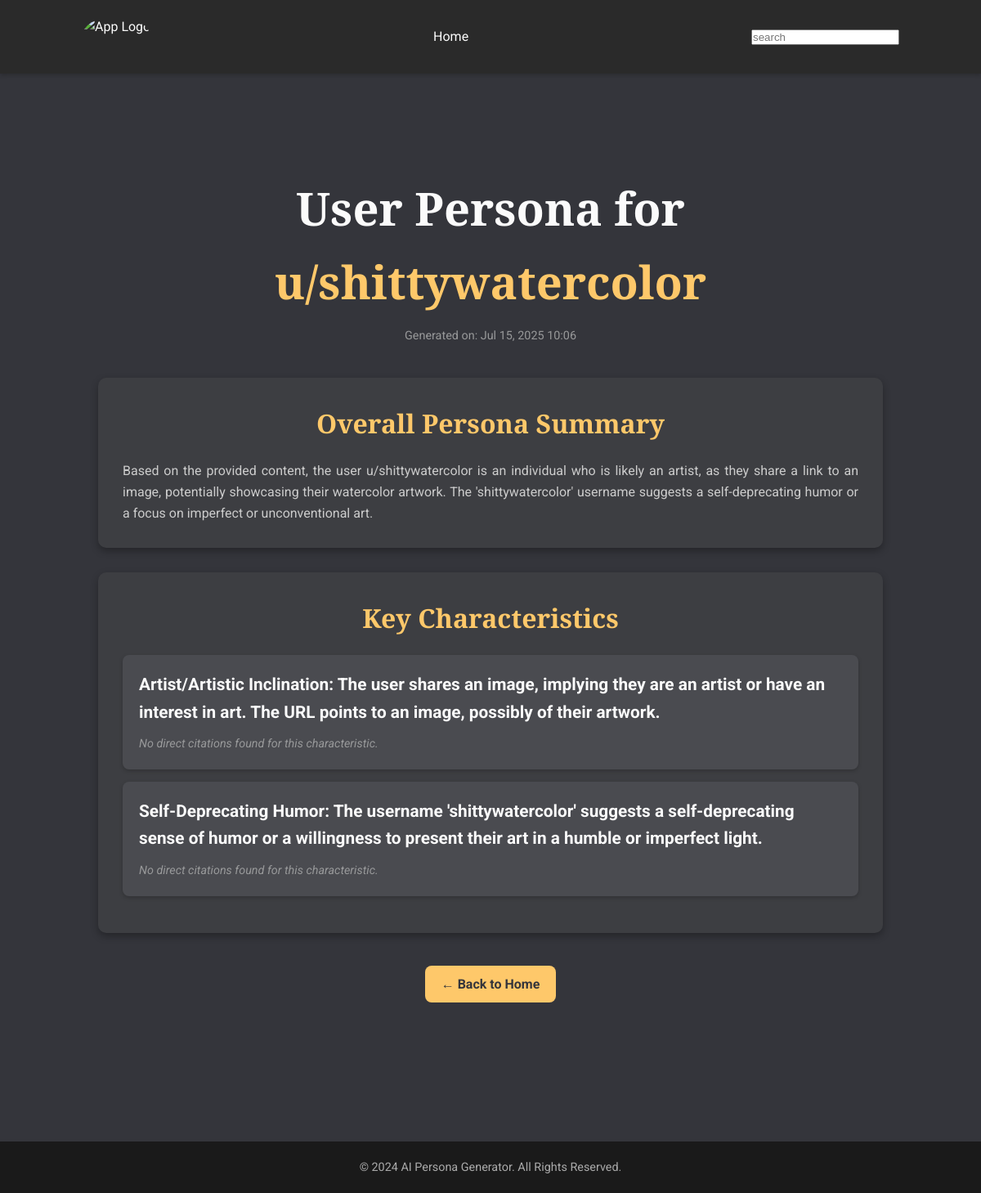
Screenshot of /persona/1/ with the database file from the repository.
### persona_generator/models.py (models this page shows, shortened)
class Persona(models.Model):
    reddit_username = models.CharField(max_length=255, unique=True, help_text="Reddit username for which the persona was generated.")
    persona_text = models.TextField(help_text="The full generated user persona text.")
    generated_at = models.DateTimeField(auto_now_add=True)

class PersonaCharacteristic(models.Model):
    persona = models.ForeignKey(Persona, on_delete=models.CASCADE, related_name='characteristics')
    characteristic = models.CharField(max_length=500, help_text="A specific characteristic of the persona.")
    citations = models.TextField(help_text="JSON string of cited Reddit posts/comments (e.g., [{'url': '...', 'snippet': '...'}])")
    class Meta:
        verbose_name_plural = "Persona Characteristics"

### persona_generator/views.py (the view)
# urls.py: path('persona/<int:pk>/', views.persona_detail, name='persona_detail'), # Detail page for a persona
def persona_detail(request, pk):
    persona = get_object_or_404(Persona, pk=pk)
    for char in persona.characteristics.all():
        try:
            char.parsed_citations = json.loads(char.citations)
        except json.JSONDecodeError:
            char.parsed_citations = [] # Handle malformed JSON
    return render(request, 'persona_generator/persona_detail.html', {'persona': persona})

### persona_generator/templates/persona_generator/persona_detail.html (shortened to what this page needs)
{% extends 'persona_generator/base.html' %}
{% load static %}
{% block content %}
<section class="persona-detail-section">
    <div class="persona-header">
        <h1>User Persona for <span class="username">u/{{ persona.reddit_username }}</span></h1>
        <p class="generated-date">Generated on: {{ persona.generated_at|date:"M d, Y H:i" }}</p>
    </div>
    <div class="persona-summary">
        <h2>Overall Persona Summary</h2>
        <p>{{ persona.persona_text }}</p>
    </div>
    <div class="persona-characteristics">
        <h2>Key Characteristics</h2>
        {% if persona.characteristics.all %}
            {% for char in persona.characteristics.all %}
                <div class="characteristic-card">
                    <h3>{{ char.characteristic }}</h3>
                    {% if char.parsed_citations %}
                        <div class="citations-toggle">
                            <button class="toggle-citations-btn" data-target="citations-{{ char.id }}">Show Citations ({{ char.parsed_citations|length }})</button>
                            <div id="citations-{{ char.id }}" class="citations-list is-hidden">
                                <h4>Citations:</h4>
                                <ul>
                                    {% for citation in char.parsed_citations %}
                                        <li>
                                            <a href="{{ citation.url }}" target="_blank" rel="noopener noreferrer">
                                                {{ citation.type|capfirst }}: "{{ citation.snippet }}"
                                            </a>
                                        </li>
                                    {% endfor %}
                                </ul>
                            </div>
                        </div>
                    {% else %}
                        <p class="no-citations">No direct citations found for this characteristic.</p>
                    {% endif %}
                </div>
            {% endfor %}
        {% else %}
            <p>No specific characteristics found for this persona.</p>
        {% endif %}
    </div>
    <div class="back-link">
        <a href="{% url 'persona_generator:index' %}">← Back to Home</a>
    </div>
</section>
{% endblock %}

### persona_generator/templates/persona_generator/base.html (shortened to what this page needs)
<!DOCTYPE html>
<html lang="en">
<head>
    {% load static %}
    <link rel="stylesheet" href="{% static 'css/style.css' %}">
    <link href="https://cdn.jsdelivr.net/npm/remixicon@3.5.0/fonts/remixicon.css" rel="stylesheet">
</head>
<body>
    <header>
        <nav>
            <img src="{% static 'images/logo.png' %}" alt="App Logo" class="nav-logo">
            <ul>
                <li><a href="{% url 'persona_generator:index' %}" class="active">Home</a></li>
                </ul>
            <div class="search">
                <input type="text" placeholder="search">
            </div>
        </nav>
    </header>
    <main class="container">
        {% block content %}
        {% endblock %}
    </main>
    <footer>
        <p>&copy; 2024 AI Persona Generator. All Rights Reserved.</p>
    </footer>
</body>
</html>

### persona_generator/static/css/style.css (style rules this page uses)
* { margin: 0; padding: 0; box-sizing: border-box; }
html { scroll-behavior: smooth; }
body { font-family: "Roboto", sans-serif; background-color: #34353b; color: #fbfbfb; line-height: 1.6; overflow-x: hidden; font-size: 16px; }
a { color: #fec86a; text-decoration: none; transition: color 0.3s ease; }
header { background-color: #2a2a2a; padding: 15px 20px; position: sticky; top: 0; z-index: 1000; box-shadow: 0 2px 5px rgba(0,0,0,0.2); }
nav { display: flex; justify-content: space-between; align-items: center; max-width: 1200px; margin: 0 auto; flex-wrap: wrap; }
.nav-logo { height: 50px; width: auto; border-radius: 50%; object-fit: cover; }
nav ul { list-style: none; display: none; flex-direction: column; width: 100%; background-color: #3d3e42; position: absolute; top: 80px; left: 0; padding: 10px 0; box-shadow: 0 5px 10px rgba(0,0,0,0.3); }
nav ul li { text-align: center; margin: 10px 0; }
nav ul li a { color: #98999a; text-decoration: none; padding: 10px 15px; display: block; }
nav ul li a:hover, nav ul li a.active { color: #fbfbfb; }
.search { display: none; }
.container { max-width: 1200px; margin: 0 auto; padding: 20px; }
.persona-detail-section { padding: 60px 20px; text-align: left; }
.persona-header { text-align: center; margin-bottom: 40px; }
.persona-header h1 { font-family: "Libre Baskerville", serif; font-size: 2.2em; color: #fbfbfb; margin-bottom: 10px; }
.persona-header .username { color: #fec86a; }
.persona-header .generated-date { font-size: 0.9em; color: #98999a; }
.persona-summary, .persona-characteristics { background-color: #3d3e42; border-radius: 10px; padding: 30px; margin-bottom: 30px; box-shadow: 0 4px 10px rgba(0,0,0,0.3); }
.persona-summary h2, .persona-characteristics h2 { font-family: "Libre Baskerville", serif; font-size: 1.8em; color: #fec86a; margin-bottom: 20px; text-align: center; }
.persona-summary p { font-size: 1em; color: #ccc; text-align: justify; }
.characteristic-card { background-color: #4a4b50; border-radius: 8px; padding: 20px; margin-bottom: 15px; box-shadow: 0 2px 5px rgba(0,0,0,0.2); }
.characteristic-card h3 { font-size: 1.2em; color: #fbfbfb; margin-bottom: 10px; }
.no-citations { font-style: italic; color: #98999a; font-size: 0.9em; margin-top: 10px; }
.back-link { text-align: center; margin-top: 40px; }
.back-link a { display: inline-block; background-color: #fec86a; color: #34353b; padding: 10px 20px; border-radius: 8px; font-weight: bold; }
footer { background-color: #1a1a1a; color: #aaa; padding: 20px; text-align: center; font-size: 0.9em; margin-top: 50px; }
@media (min-width: 576px) { header { padding: 15px 30px; } }
@media (min-width: 576px) { nav ul { top: 65px; } }
@media (min-width: 576px) { .persona-detail-section { padding: 60px 30px; } }
@media (min-width: 576px) { .persona-header h1 { font-size: 2.5em; } }
@media (min-width: 576px) { .persona-summary h2, .persona-characteristics h2 { font-size: 2em; } }
@media (min-width: 576px) { .characteristic-card h3 { font-size: 1.3em; } }
@media (min-width: 768px) { header { padding: 20px 50px; } }
@media (min-width: 768px) { nav ul { display: flex; flex-direction: row; width: auto; position: static; background-color: transparent; box-shadow: none; padding: 0; } }
@media (min-width: 768px) { nav ul li { margin: 0 15px; } }
@media (min-width: 768px) { .search { display: flex; } }
@media (min-width: 768px) { .persona-detail-section { padding: 80px 50px; } }
@media (min-width: 768px) { .persona-header h1 { font-size: 3em; } }
@media (min-width: 1024px) { header { padding: 20px 100px; } }
@media (min-width: 1024px) { .persona-detail-section { padding: 100px 100px; } }
@media (min-width: 1024px) { .persona-header h1 { font-size: 3.5em; } }

### rows the page displays
Persona: reddit_username "shittywatercolor", generated_at "Jul 15, 2025 10:06", persona_text "Based on the provided content, the user u/shittywatercolor is an individual who is likely an artist, as they share a link to an image, potentially showcasing their watercolor artwork. The 'shittywatercolor' username suggests a self-deprecating humor or a focus on imperfect or unconventional art."
PersonaCharacteristic: characteristic "Artist/Artistic Inclination: The user shares an image, implying they are an artist or have an interest in art. The URL points to an image, possibly of their artwork."
PersonaCharacteristic: characteristic "Self-Deprecating Humor: The username 'shittywatercolor' suggests a self-deprecating sense of humor or a willingness to present their art in a humble or imperfect light."
